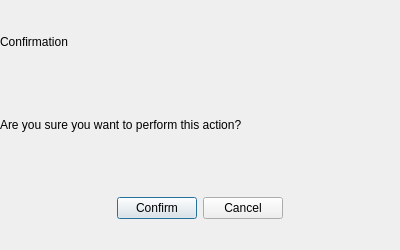
<?xml version="1.0" encoding="UTF-8"?>
<ui version="4.0">
 <class>ConfirmDialog</class>
 <widget class="QDialog" name="ConfirmDialog">
  <property name="geometry">
   <rect>
    <x>0</x>
    <y>0</y>
    <width>400</width>
    <height>250</height>
   </rect>
  </property>
  <property name="windowTitle">
   <string>Confirmation</string>
  </property>
  
  <layout class="QGridLayout" name="gridLayout">
   <property name="spacing">
    <number>0</number>
   </property>
   <property name="margin">
    <number>0</number>
   </property>
   <item row="0" column="0">
    <widget class="QLabel" name="label_title">
     <property name="text">
      <string>Confirmation</string>
     </property>
    </widget>
   </item>
   <item row="1" column="0">
    <widget class="QLabel" name="label_content">
     <property name="text">
      <string>Are you sure you want to perform this action?</string>
     </property>
    </widget>
   </item>
   <item row="2" column="0">
    <widget class="QWidget" name="buttonContainer">
     <layout class="QHBoxLayout" name="horizontalLayout">
      <item>
       <spacer name="horizontalSpacer">
        <property name="orientation">
         <enum>Qt::Horizontal</enum>
        </property>
        <property name="sizeHint" stdset="0">
         <size>
          <width>40</width>
          <height>20</height>
         </size>
        </property>
       </spacer>
      </item>
      <item>
       <widget class="QPushButton" name="btn_yes">
        <property name="text">
         <string>Confirm</string>
        </property>
        <property name="cursor">
         <cursorShape>PointingHandCursor</cursorShape>
        </property>
       </widget>
      </item>
      <item>
       <widget class="QPushButton" name="btn_no">
        <property name="text">
         <string>Cancel</string>
        </property>
        <property name="cursor">
         <cursorShape>PointingHandCursor</cursorShape>
        </property>
       </widget>
      </item>
      <item>
       <spacer name="horizontalSpacer_2">
        <property name="orientation">
         <enum>Qt::Horizontal</enum>
        </property>
        <property name="sizeHint" stdset="0">
         <size>
          <width>40</width>
          <height>20</height>
         </size>
        </property>
       </spacer>
      </item>
     </layout>
    </widget>
   </item>
  </layout>
 </widget>
 <resources/>
 <connections/>
</ui>
